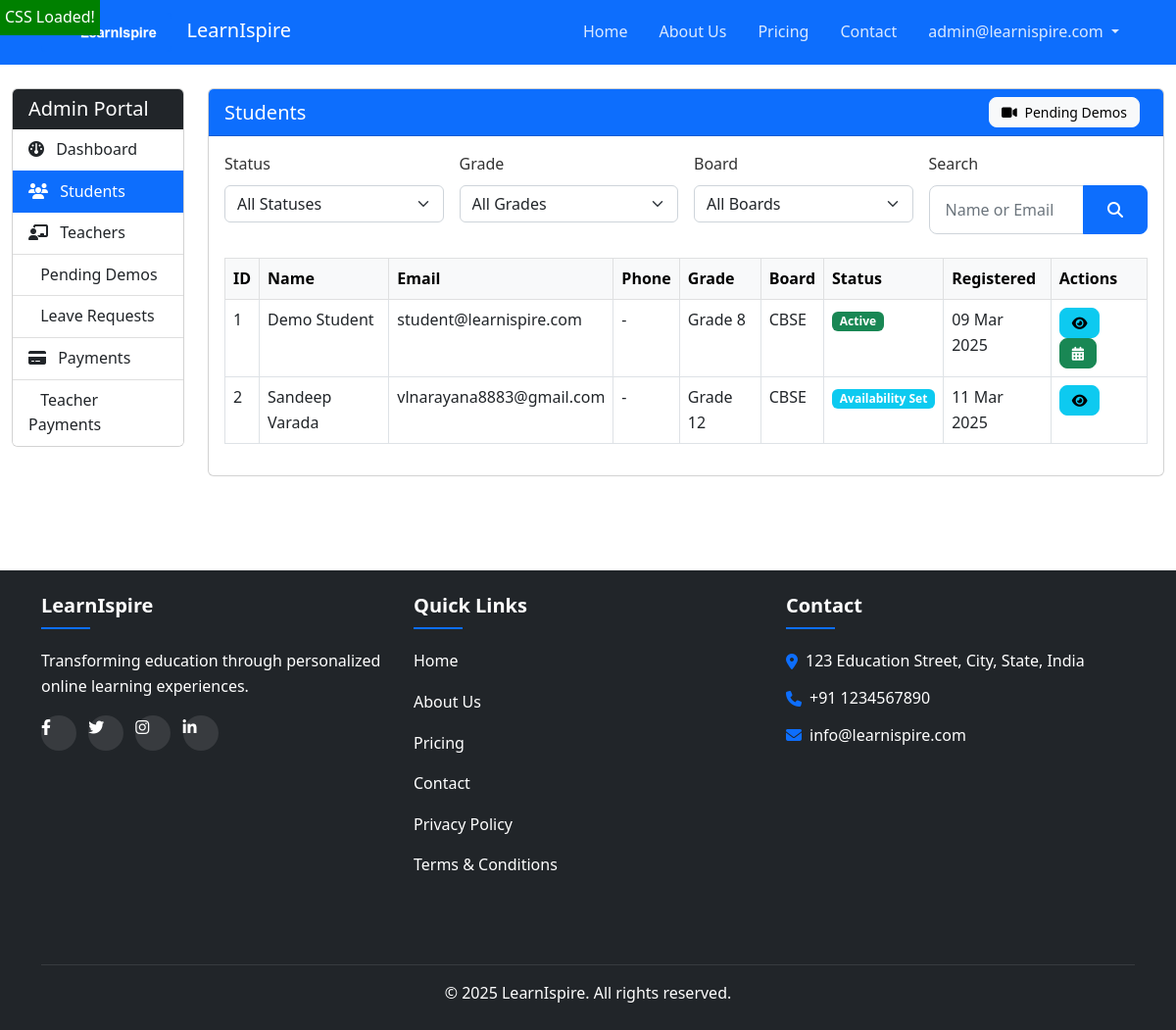
Before: /admin-portal/students/ (signed in) with the older database file.
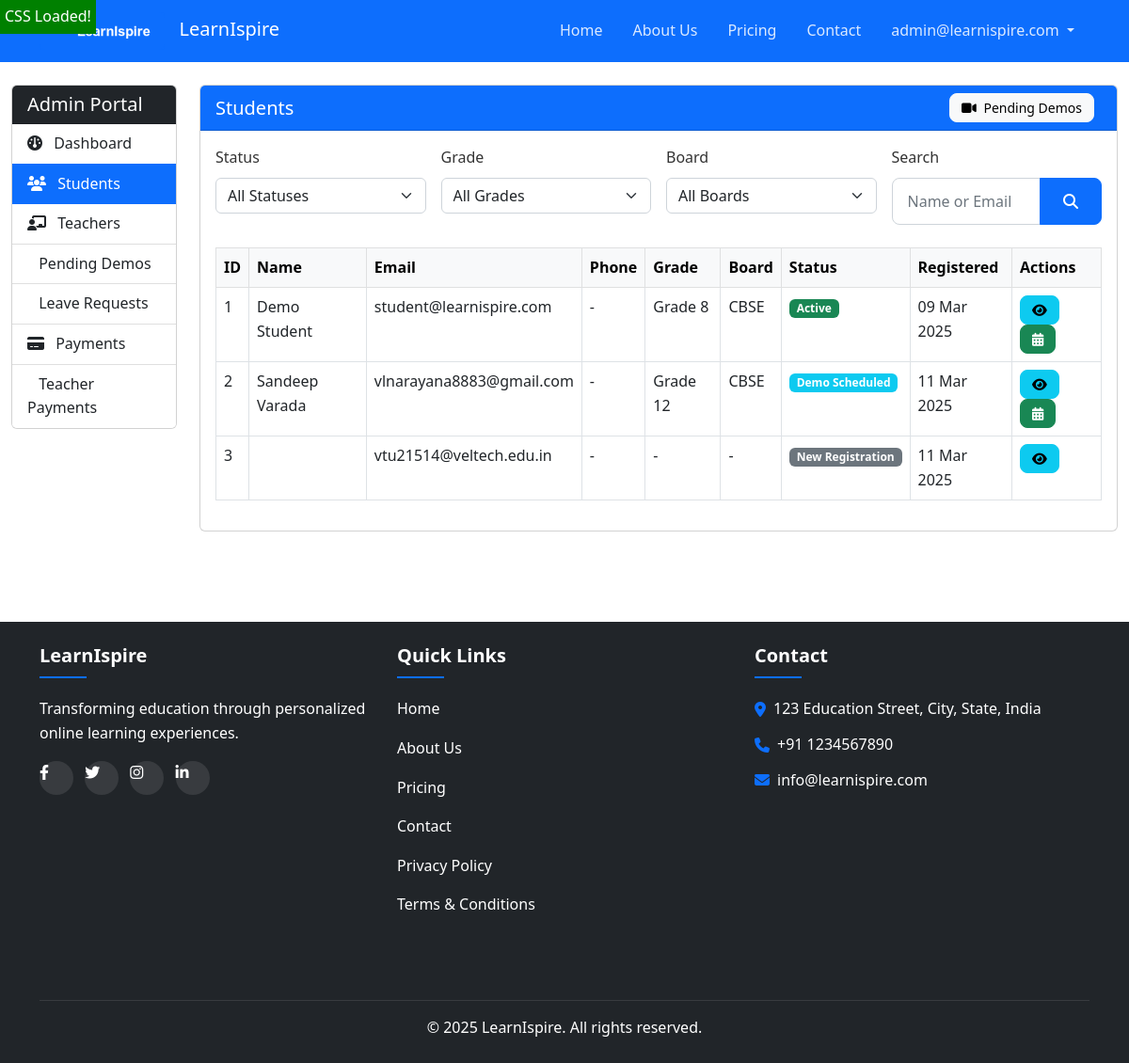
After: the same page with the newer database file.
### accounts/models.py (models this page shows, shortened)
class StudentProfile(models.Model):
    STUDENT_STATUS = (
        ("NEW", "New Registration"),
        ("PRICING_REQUESTED", "Pricing Requested"),
        ("AVAILABILITY_SET", "Availability Set"),
        ("DEMO_PENDING", "Demo Pending"),
        ("DEMO_SCHEDULED", "Demo Scheduled"),
        ("DEMO_ACCEPTED", "Demo Accepted"),
        ("ACTIVE", "Active"),
        ("INACTIVE", "Inactive"),
    )
    user = models.OneToOneField(
        CustomUser, on_delete=models.CASCADE, related_name="student_profile"
    )
    grade = models.ForeignKey(
        "common.Grade", on_delete=models.SET_NULL, null=True, related_name="students"
    )
    board = models.ForeignKey(
        "common.Board", on_delete=models.SET_NULL, null=True, related_name="students"
    )
    status = models.CharField(max_length=20, choices=STUDENT_STATUS, default="NEW")
    selected_subjects = models.ManyToManyField(
        "common.Subject", related_name="interested_students", blank=True
    )
    created_at = models.DateTimeField(auto_now_add=True)
    updated_at = models.DateTimeField(auto_now=True)

class CustomUser(AbstractUser):
    USER_ROLES = (
        ("student", "Student"),
        ("teacher", "Teacher"),
        ("admin", "Admin"),
    )
    email = models.EmailField(_("email address"), unique=True)
    phone_number = models.CharField(max_length=15, unique=False)
    is_phone_verified = models.BooleanField(default=False)
    role = models.CharField(max_length=10, choices=USER_ROLES, default="student")
    USERNAME_FIELD = "email"
    REQUIRED_FIELDS = ["username", "phone_number"]

### common/models.py (models this page shows, shortened)
class Grade(models.Model):
    name = models.CharField(max_length=50)
    order = models.PositiveIntegerField(default=0)
    is_active = models.BooleanField(default=True)
    class Meta:
        ordering = ["order"]

class Board(models.Model):
    name = models.CharField(max_length=50)
    description = models.TextField(blank=True)
    is_active = models.BooleanField(default=True)
    class Meta:
        ordering = ["name"]

### admin_dashboard/views.py (the view)
# urls.py: path("students/", views.StudentListView.as_view(), name="students"),
class StudentListView(AdminAccessMixin, View):
    template_name = "admin_dashboard/student_list.html"
    def get(self, request):
        status = request.GET.get("status", "")
        grade = request.GET.get("grade", "")
        board = request.GET.get("board", "")
        search = request.GET.get("search", "")
        students = StudentProfile.objects.select_related("user", "grade", "board").all()
        if status:
            students = students.filter(status=status)
        if grade:
            students = students.filter(grade_id=grade)
        if board:
            students = students.filter(board_id=board)
        if search:
            students = students.filter(
                Q(user__first_name__icontains=search)
                | Q(user__last_name__icontains=search)
                | Q(user__email__icontains=search)
            )
        status_choices = StudentProfile.STUDENT_STATUS
        grades = Grade.objects.filter(is_active=True)
        boards = Board.objects.filter(is_active=True)
        context = {
            "students": students,
            "status_choices": status_choices,
            "grades": grades,
            "boards": boards,
            "current_status": status,
            "current_grade": grade,
            "current_board": board,
            "search": search,
        }
        return render(request, self.template_name, context)

### admin_dashboard/views.py (called while the page is built)
    def dispatch(self, request, *args, **kwargs):
        if not request.user.is_superuser:
            messages.error(request, "Access denied. Admin account required.")
            return redirect("landing:home")
        return super().dispatch(request, *args, **kwargs)

### templates/admin_dashboard/student_list.html (shortened to what the changed rows need)
{% extends 'base.html' %}
{% load static %}
{% block content %}
<div class="container-fluid py-4">
    <div class="row">
        <div class="col-md-10">
            <div class="card mb-4">
                <div class="card-body">
                    <div class="table-responsive">
                        <table class="table table-bordered table-hover">
                            <thead class="table-light">
                                <tr>
                                    <th>ID</th>
                                    <th>Name</th>
                                    <th>Email</th>
                                    <th>Phone</th>
                                    <th>Grade</th>
                                    <th>Board</th>
                                    <th>Status</th>
                                    <th>Registered</th>
                                    <th>Actions</th>
                                </tr>
                            </thead>
                            <tbody>
                                {% for student in students %}
                                    <tr>
                                        <td>{{ student.id }}</td>
                                        <td>{{ student.user.get_full_name }}</td>
                                        <td>{{ student.user.email }}</td>
                                        <td>{{ student.phone|default:"-" }}</td>
                                        <td>{{ student.grade.name|default:"-" }}</td>
                                        <td>{{ student.board.name|default:"-" }}</td>
                                        <td>
                                            <span class="badge bg-{% if student.status == 'ACTIVE' %}success{% elif student.status == 'DEMO_PENDING' %}warning{% elif student.status == 'NEW' %}secondary{% else %}info{% endif %}">
                                                {{ student.get_status_display }}
                                            </span>
                                        </td>
                                        <td>{{ student.created_at|date:"d M Y" }}</td>
                                        <td>
                                            <a href="{% url 'admin_dashboard:student_detail' student_id=student.id %}" class="btn btn-sm btn-info">
                                                <i class="fas fa-eye"></i>
                                            </a>
                                            {% if student.status == 'DEMO_PENDING' %}
                                                <a href="{% url 'admin_dashboard:schedule_demo' student_id=student.id %}" class="btn btn-sm btn-warning">
                                                    <i class="fas fa-calendar-plus"></i>
                                                </a>
                                            {% elif student.status == 'DEMO_SCHEDULED' or student.status == 'DEMO_ACCEPTED' or student.status == 'ACTIVE' %}
                                                <a href="{% url 'admin_dashboard:schedule_classes' student_id=student.id %}" class="btn btn-sm btn-success">
                                                    <i class="fas fa-calendar-alt"></i>
                                                </a>
                                            {% endif %}
                                        </td>
                                    </tr>
                                {% empty %}
                                    <tr>
                                        <td colspan="9" class="text-center">No students found matching the criteria.</td>
                                    </tr>
                                {% endfor %}
                            </tbody>
                        </table>
                    </div>
                </div>
            </div>
        </div>
    </div>
</div>
{% endblock %}

Changed rows visible on the page:
changed StudentProfile "Sandeep Varada": status "Availability Set" → "Demo Scheduled"
added StudentProfile: id "3", user.email "vtu21514@veltech.edu.in", phone "-", grade.name "-", board.name "-", status "New Registration", created_at "11 Mar 2025"
